Frame 1 (no input): blank canvas, image omitted
Frame 60 (no input): blank canvas, image omitted
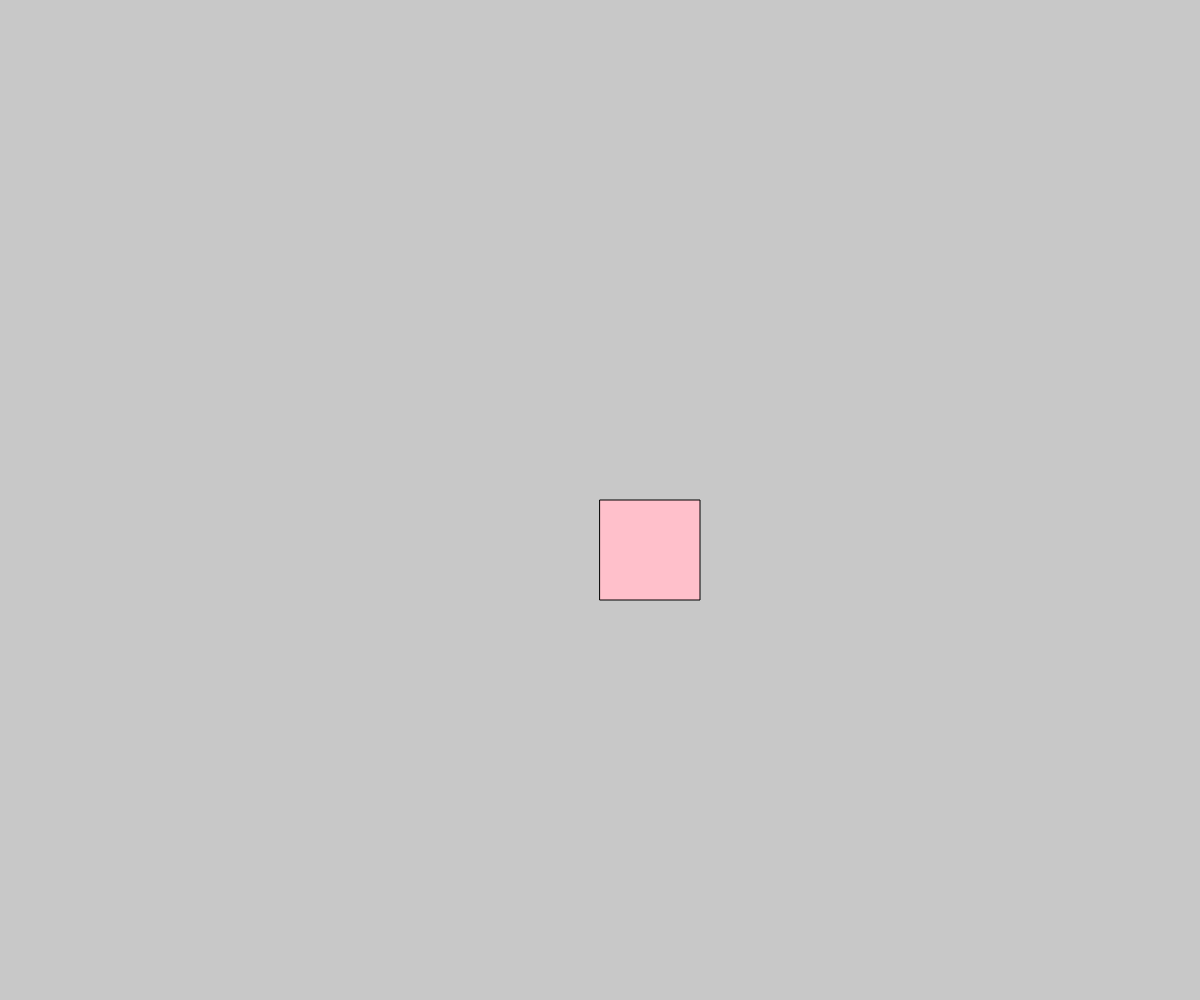
Frame 120 (the mouse pressed at the canvas centre since frame 60)

The p5.js sketch whose frames 1 and 60 were blank and that drew this single picture after the mouse press (run headless with seeded random() and noise() and a simulated clock; from frame 60 on, the mouse is pressed at the canvas centre):

// p5.js sketch
// ── sketch.js
let shapes = []

function setup() {
  createCanvas(windowWidth, windowHeight);
}
function draw() {
  background(200);
  for (let shape of shapes) {   //for (let...of...) ???
    fill(shape.color)
    if (shape.shapeType === 'square') {
      rect(shape.x, shape.y, 100, 100);
    }
    if (shape.shapeType == 'circle') {
      circle(shape.x, shape.y, 100);
    }
  }
}

// how to make object appear on canvas
function mousePressed() {
  addAShape();
}

function keyPressed() {
  shapes.splice(shape1, 1)
}

// object: shape1 
function addAShape() {
  shape1 = {
    x: mouseX,
    y: mouseY,
    color: random(['red', 'blue', 'green', 'pink', 'yellow']),
    shapeType: random(['square', 'circle'])
  }
  shapes.push(shape1);
//using pop was not a good idea
}
